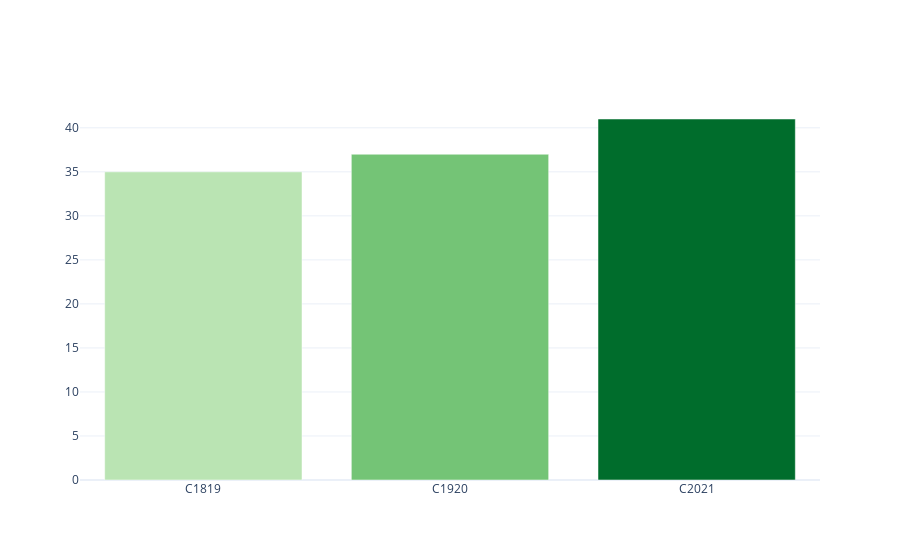

The notebook cell saved with this chart:
### Markdown cell above
## Evolución del número de grupos totales

### Code cell
series = []
for year in years:
    series.append(df.query(f'curso == "{year}" & evaluación == "{labels[-1][1]}"')['etapa'].count())

myplotly.bar_simple(years, series, is_percentage=False)

### Figure 1 — Plotly figure (JSON) as saved in the notebook; plotly's stock layout.template omitted (floating-point values rounded to 4 significant figures)
{"data": [{"marker": {"color": [35, 37, 41], "colorscale": [[0, "rgb(186,228,179)"], [0.3333, "rgb(116,196,118)"], [0.6667, "rgb(49,163,84)"], [1, "rgb(0,109,44)"]]}, "type": "bar", "x": ["C1819", "C1920", "C2021"], "y": [35, 37, 41]}], "layout": {"title": {"text": ""}}}
